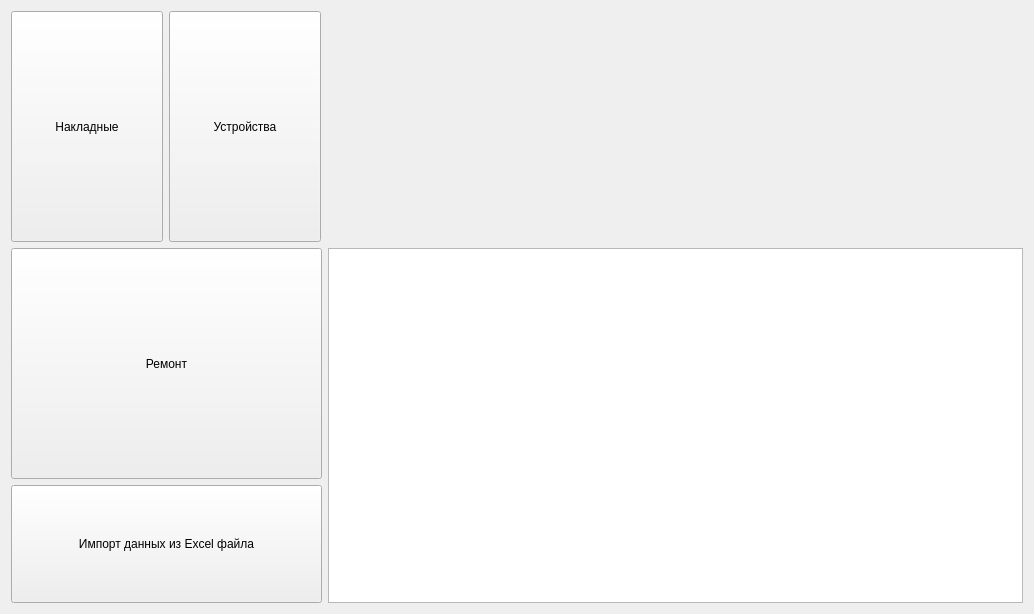
<?xml version="1.0" encoding="UTF-8"?>
<ui version="4.0">
 <class>StartPage</class>
 <widget class="QWidget" name="StartPage">
  <property name="geometry">
   <rect>
    <x>0</x>
    <y>0</y>
    <width>1034</width>
    <height>614</height>
   </rect>
  </property>
  <property name="sizePolicy">
   <sizepolicy hsizetype="Expanding" vsizetype="Expanding">
    <horstretch>0</horstretch>
    <verstretch>0</verstretch>
   </sizepolicy>
  </property>
  <property name="windowTitle">
   <string>Form</string>
  </property>
  <layout class="QGridLayout" name="gridLayout">
   <item row="0" column="0">
    <layout class="QHBoxLayout" name="horizontalLayout">
     <item>
      <widget class="QPushButton" name="waybillBtn">
       <property name="sizePolicy">
        <sizepolicy hsizetype="Fixed" vsizetype="Expanding">
         <horstretch>0</horstretch>
         <verstretch>0</verstretch>
        </sizepolicy>
       </property>
       <property name="minimumSize">
        <size>
         <width>152</width>
         <height>231</height>
        </size>
       </property>
       <property name="toolTip">
        <string comment="Отображение накладных"/>
       </property>
       <property name="toolTipDuration">
        <number>5</number>
       </property>
       <property name="text">
        <string>Накладные</string>
       </property>
      </widget>
     </item>
     <item>
      <widget class="QPushButton" name="deviceBtn">
       <property name="sizePolicy">
        <sizepolicy hsizetype="Fixed" vsizetype="Expanding">
         <horstretch>0</horstretch>
         <verstretch>0</verstretch>
        </sizepolicy>
       </property>
       <property name="minimumSize">
        <size>
         <width>152</width>
         <height>231</height>
        </size>
       </property>
       <property name="toolTip">
        <string comment="Отображение Устройств"/>
       </property>
       <property name="toolTipDuration">
        <number>5</number>
       </property>
       <property name="text">
        <string>Устройства</string>
       </property>
      </widget>
     </item>
    </layout>
   </item>
   <item row="1" column="0">
    <widget class="QPushButton" name="repairBtn">
     <property name="sizePolicy">
      <sizepolicy hsizetype="Fixed" vsizetype="Expanding">
       <horstretch>0</horstretch>
       <verstretch>0</verstretch>
      </sizepolicy>
     </property>
     <property name="minimumSize">
      <size>
       <width>311</width>
       <height>231</height>
      </size>
     </property>
     <property name="toolTip">
      <string comment="Заполнение вормы приема в ремонт"/>
     </property>
     <property name="toolTipDuration">
      <number>5</number>
     </property>
     <property name="text">
      <string>Ремонт</string>
     </property>
    </widget>
   </item>
   <item row="1" column="1" rowspan="2">
    <widget class="QListWidget" name="listWidget">
     <property name="minimumSize">
      <size>
       <width>681</width>
       <height>351</height>
      </size>
     </property>
    </widget>
   </item>
   <item row="2" column="0">
    <widget class="QPushButton" name="updateBtn">
     <property name="sizePolicy">
      <sizepolicy hsizetype="Fixed" vsizetype="Expanding">
       <horstretch>0</horstretch>
       <verstretch>0</verstretch>
      </sizepolicy>
     </property>
     <property name="minimumSize">
      <size>
       <width>311</width>
       <height>111</height>
      </size>
     </property>
     <property name="toolTip">
      <string comment="Импорт записей из Excel файла"/>
     </property>
     <property name="text">
      <string>Импорт данных из Excel файла</string>
     </property>
    </widget>
   </item>
  </layout>
 </widget>
 <resources/>
 <connections/>
</ui>
